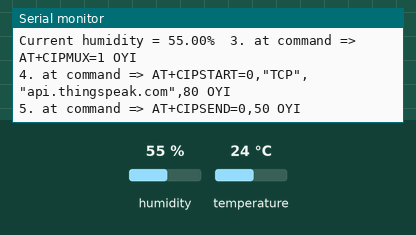
Simulated run of this sketch. Board: Arduino Uno, built with avr-gcc and run on an emulated ATmega328P. Parts: the last lines printed to the serial monitor. Wiring (inferred from the names in the program): DHT11 sensor: data A0. The test bench sets the inputs (shaded band); at power-on: humidity 55 %, temperature 24 °C. The modem accepts every AT command (registered, SIM ready, sends succeed) and sends nothing else.

Above: at 1.2 s.
1.3 s: humidity set to 22 %
At 3.0 s:
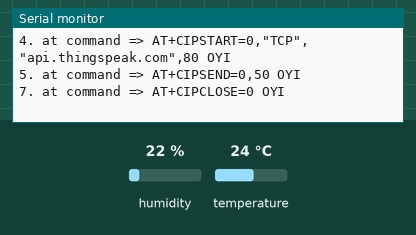
4.7 s: temperature set to 12 °C
At 5.9 s:
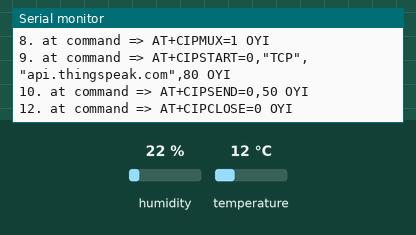
6.2 s: humidity set to 40 %
At 10.03 s:
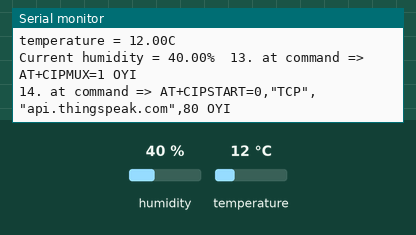

The sketch:

control_temp_iot.ino
```cpp
#include <SoftwareSerial.h>
#define RX 10
#define TX 11
#include "dht.h"
#define dht_apin A0 // Analog Pin sensor is connected to
#include <JeeLib.h>
ISR(WDT_vect) { Sleepy::watchdogEvent(); }

String AP = "FLIA RIVEROS BENITEZ";       // AP
String PASS = "lulilove06012018"; // OCULTANDING PASSWORD
String API = "VZHYBF4M4LDNA67F";   // OCULTANDING API
String HOST = "api.thingspeak.com";
String PORT = "80";
String field1 = "field1";
String field2 = "field2";
int countTrueCommand;
int countTimeCommand;
boolean found = false;
int valSensorTemp = 1;
int valSensorHumid = 1;
SoftwareSerial esp8266(RX,TX);
dht DHT;

void setup() {
  Serial.begin(9600);
  esp8266.begin(115200);
  sendCommand("AT",5,"OK");
  sendCommand("AT+CWMODE=1",5,"OK");
  sendCommand("AT+CWJAP=\""+ AP +"\",\""+ PASS +"\"",20,"OK");
}
void loop() {
 valSensorTemp = getSensorTemperature();
 valSensorHumid = getSensorHumidity();

 String getData = "GET /update?api_key="+ API +"&"+ field1 +"="+String(valSensorTemp);
 String getData1 = "GET /update?api_key="+ API +"&"+ field2 +"="+String(valSensorHumid);

 sendCommand("AT+CIPMUX=1",5,"OK");
 sendCommand("AT+CIPSTART=0,\"TCP\",\""+ HOST +"\","+ PORT,15,"OK");
 sendCommand("AT+CIPSEND=0," +String(getData.length()+4),4,">");
 esp8266.println(getData);delay(1500);countTrueCommand++;
 sendCommand("AT+CIPCLOSE=0",5,"OK");

 delay(1500);

 sendCommand("AT+CIPMUX=1",5,"OK");
 sendCommand("AT+CIPSTART=0,\"TCP\",\""+ HOST +"\","+ PORT,15,"OK");
 sendCommand("AT+CIPSEND=0," +String(getData1.length()+4),4,">");
 esp8266.println(getData1);delay(1500);countTrueCommand++;
 sendCommand("AT+CIPCLOSE=0",5,"OK");
 Sleepy::loseSomeTime(5000);

}

int getSensorTemperature(){

   DHT.read11(dht_apin);
    Serial.print("temperature = ");
    Serial.print(DHT.temperature);
    Serial.println("C  ");
    return DHT.temperature;
}

int getSensorHumidity(){

   DHT.read11(dht_apin);
    Serial.print("Current humidity = ");
    Serial.print(DHT.humidity);
    Serial.print("%  ");

    return DHT.humidity;
}

void sendCommand(String command, int maxTime, char readReplay[]) {
  Serial.print(countTrueCommand);
  Serial.print(". at command => ");
  Serial.print(command);
  Serial.print(" ");
  while(countTimeCommand < (maxTime*1))
  {
    esp8266.println(command);//at+cipsend
    if(esp8266.find(readReplay))//ok
    {
      found = true;
      break;
    }

    countTimeCommand++;
  }

  if(found == true)
  {
    Serial.println("OYI");
    countTrueCommand++;
    countTimeCommand = 0;
  }

  if(found == false)
  {
    Serial.println("Fail");
    countTrueCommand = 0;
    countTimeCommand = 0;
  }

  found = false;
 }
```

dht.cpp
```cpp
//
//    FILE: dht22.cpp
// VERSION: 0.1.00
// PURPOSE: DHT22 Temperature & Humidity Sensor library for Arduino
//
// DATASHEET:
//
// HISTORY:
// 0.1.0 by Rob Tillaart (01/04/2011)
// inspired by DHT11 library
//

#include "dht.h"

#define TIMEOUT 10000

/////////////////////////////////////////////////////
//
// PUBLIC
//


// return values:
//  0 : OK
// -1 : checksum error
// -2 : timeout
int dht::read11(uint8_t pin)
{
	// READ VALUES
	int rv = read(pin);
	if (rv != 0) return rv;

	// CONVERT AND STORE
	humidity    = bits[0];  // bit[1] == 0;
	temperature = bits[2];  // bits[3] == 0;

	// TEST CHECKSUM
	uint8_t sum = bits[0] + bits[2]; // bits[1] && bits[3] both 0
	if (bits[4] != sum) return -1;

	return 0;
}

// return values:
//  0 : OK
// -1 : checksum error
// -2 : timeout
int dht::read22(uint8_t pin)
{
	// READ VALUES
	int rv = read(pin);
	if (rv != 0) return rv;

	// CONVERT AND STORE
	humidity    = word(bits[0], bits[1]) * 0.1;

	int sign = 1;
	if (bits[2] & 0x80) // negative temperature
	{
		bits[2] = bits[2] & 0x7F;
		sign = -1;
	}
	temperature = sign * word(bits[2], bits[3]) * 0.1;


	// TEST CHECKSUM
	uint8_t sum = bits[0] + bits[1] + bits[2] + bits[3];
	if (bits[4] != sum) return -1;

	return 0;
}

/////////////////////////////////////////////////////
//
// PRIVATE
//

// return values:
//  0 : OK
// -2 : timeout
int dht::read(uint8_t pin)
{
	// INIT BUFFERVAR TO RECEIVE DATA
	uint8_t cnt = 7;
	uint8_t idx = 0;

	// EMPTY BUFFER
	for (int i=0; i< 5; i++) bits[i] = 0;

	// REQUEST SAMPLE
	pinMode(pin, OUTPUT);
	digitalWrite(pin, LOW);
	delay(20);
	digitalWrite(pin, HIGH);
	delayMicroseconds(40);
	pinMode(pin, INPUT);

	// GET ACKNOWLEDGE or TIMEOUT
	unsigned int loopCnt = TIMEOUT;
	while(digitalRead(pin) == LOW)
		if (loopCnt-- == 0) return -2;

	loopCnt = TIMEOUT;
	while(digitalRead(pin) == HIGH)
		if (loopCnt-- == 0) return -2;

	// READ THE OUTPUT - 40 BITS => 5 BYTES
	for (int i=0; i<40; i++)
	{
		loopCnt = TIMEOUT;
		while(digitalRead(pin) == LOW)
			if (loopCnt-- == 0) return -2;

		unsigned long t = micros();

		loopCnt = TIMEOUT;
		while(digitalRead(pin) == HIGH)
			if (loopCnt-- == 0) return -2;

		if ((micros() - t) > 40) bits[idx] |= (1 << cnt);
		if (cnt == 0)   // next byte?
		{
			cnt = 7;
			idx++;
		}
		else cnt--;
	}

	return 0;
}
//
// END OF FILE
//
```

dht.h
```cpp
//
//    FILE: dht.h
// VERSION: 0.1.00
// PURPOSE: DHT Temperature & Humidity Sensor library for Arduino
//
//     URL: http://arduino.cc/playground/Main/DHTLib
//
// HISTORY:
// see dht.cpp file
//

#ifndef dht_h
#define dht_h

#if ARDUINO >= 100
 #include "Arduino.h"
#else
 #include "WProgram.h"
#endif

#define DHT_LIB_VERSION "0.1.00"

class dht
{
public:
	int read11(uint8_t pin);
    int read22(uint8_t pin);
	double humidity;
	double temperature;

private:
	uint8_t bits[5];  // buffer to receive data
	int read(uint8_t pin);
};
#endif
//
// END OF FILE
//
```

Measured:
- after the input at 6.2 s, the serial monitor: prints a new line after 3.7 s (image 3)
